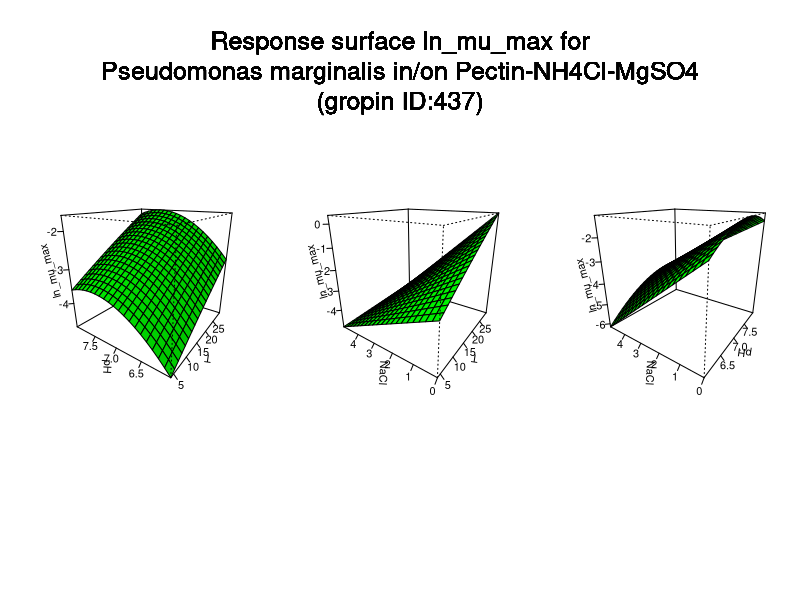

This chart was generated by the following R code:
#############################
# start of Parameter script
#############################
T <- seq(4.004,29.97002997003,length.out=21)
pH <- seq(6.006,7.99200799200799,length.out=21)
NaCl <- seq(0,4.995004995005,length.out=21)
#############################
# end of Parameter script
#############################
############################# 
# start of Model script Gropin ID 437 
#############################
 
# constant coefficients for this model
 
variables <- data.frame(T,pH,NaCl)
argumentsPar <- expand.grid(variables)
 
# heart of the model
response_surface <- function(T,pH,NaCl) {
   mumax <-(-0.2554-9499.95*(1/(T+273))-7.22*NaCl+8.85*pH-0.6114*(pH^2)+1615.8*(1/(T+273))*NaCl+0.1336*NaCl*pH)

return(mumax=mumax)
} 

# output parameters
responseSurface <- cbind(argumentsPar,response_surface(argumentsPar['T'],argumentsPar['pH'],argumentsPar['NaCl']))
colnames(responseSurface) <- c(colnames(argumentsPar),'lnmumax')
#############################
# End of Model script
#############################
############################# 
# start of Visualisation script Gropin ID 437 
#############################
argPar1 <- expand.grid(T,pH)
argPar2 <- expand.grid(T,NaCl)
argPar3 <- expand.grid(pH,NaCl)
z1 <- matrix(unlist(response_surface(argPar1[1],argPar1[2],NaCl[10])),nrow=21)
z2 <- matrix(unlist(response_surface(argPar2[1],pH[10],argPar2[2])),nrow=21)
z3 <- matrix(unlist(response_surface(T[10],argPar3[1],argPar3[2])),nrow=21)
par(mfrow = c(1,3))
persp(T,pH,z1,col = 'green',xlab='T',ylab='pH',zlab='ln_mu_max',theta=305,phi=20,shade=0.25,ticktype = 'detailed')
persp(T,NaCl,z2,col = 'green',xlab='T',ylab='NaCl',zlab='ln_mu_max',theta=305,phi=20,shade=0.25,ticktype = 'detailed')
persp(pH,NaCl,z3,col = 'green',xlab='pH',ylab='NaCl',zlab='ln_mu_max',theta=305,phi=20,shade=0.25,ticktype = 'detailed')
mtext('Response surface ln_mu_max for
Pseudomonas marginalis in/on Pectin-NH4Cl-MgSO4
(gropin ID:437)',outer=T,  cex=1.5, line=-8.5, side=3)
#############################
# End of Visualisation script
#############################
